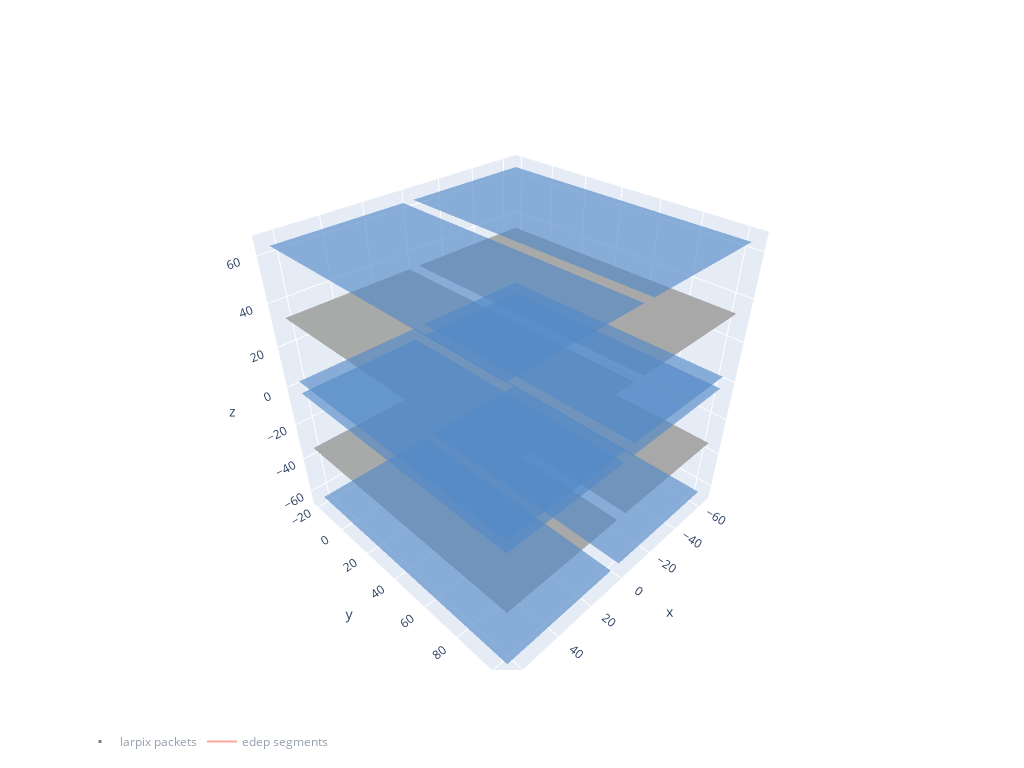

This figure's notebook cell:
### Code cell
fig = go.Figure()

fig.add_traces(draw_cathode_planes(
    geom_dict,
    tpc_centers,
    showscale=False,
    opacity=0.3,
    colorscale='Greys',
))

fig.add_traces(draw_anode_planes(
    geom_dict,
    tpc_centers,
    showscale=False,
    opacity=0.1,
    colorscale='ice',
))

trace = go.Scatter3d(
        x=x, y=y, z=z,
        marker_color=dQ,
        name='larpix packets',
        mode='markers',
        visible='legendonly',
        marker_size=3,
        marker_symbol='square',
        showlegend=True,
        opacity=1.
        )

tracks = plot_tracks(seg_ev, 
                     mode="lines",
                     name="edep segments",
                     visible='legendonly',
                     showlegend=True
                     )

fig.update_layout(
    width=1024, height=768,
    legend_orientation="h",
)

fig.add_traces(trace)
fig.add_traces(tracks)
fig.show()
